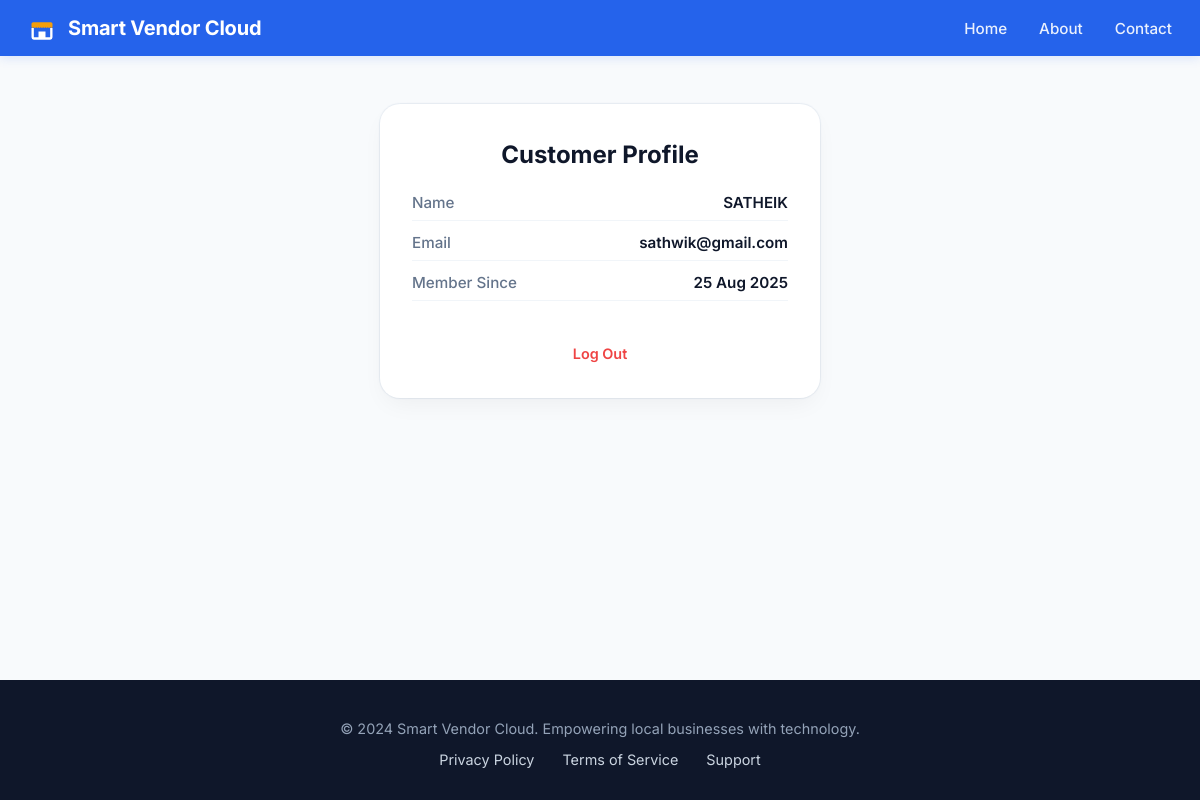
The app's page /customer/profile (signed in) with its own data.
### app.py (models this page shows)
class Customer(db.Model):
    __tablename__ = "customers"
    id = db.Column(db.Integer, primary_key=True)
    name = db.Column(db.String(120), nullable=False)
    email = db.Column(db.String(255), unique=True, nullable=False)
    password_hash = db.Column(db.String(255), nullable=False)
    phone = db.Column(db.String(20), nullable=True)
    created_at = db.Column(db.DateTime, default=datetime.utcnow)

### app.py (the view)
@app.route("/customer/profile")
@customer_login_required
def customer_profile():
    customer = Customer.query.get(session["customer_id"])
    return render_template("customer_profile.html", customer=customer)

### app.py (called while the page is built)
def customer_login_required(f):
    @wraps(f)
    def wrapper(*args, **kwargs):
        if "customer_id" not in session:
            return redirect(url_for("customer_login"))
        return f(*args, **kwargs)
    return wrapper

### templates/customer_profile.html
{% extends "base.html" %}
{% block content %}
<div class="card-container">
  <div class="content-card">
    <h2>Customer Profile</h2>
    <div class="profile-info">
      <p><span class="label">Name</span> <span class="value">{{ customer.name }}</span></p>
      <p><span class="label">Email</span> <span class="value">{{ customer.email }}</span></p>
      <p><span class="label">Member Since</span> <span class="value">{{ customer.created_at.strftime("%d %b %Y") }}</span></p>
    </div>
    <div class="card-footer">
      <a class="btn-logout" href="{{ url_for('customer_logout') }}">Log Out</a>
    </div>
  </div>
</div>
{% endblock %}

### static/styles.css (style rules this page uses)
* { box-sizing: border-box; margin: 0; padding: 0; }
body { font-family: 'Inter', -apple-system, BlinkMacSystemFont, "Segoe UI", Roboto, Helvetica, Arial, sans-serif; background-color: #F8FAFC; color: #1E293B; min-height: 100vh; display: flex; flex-direction: column; }
.card-container { max-width: 480px; width: 100%; margin: 48px auto; padding: 0 20px; }
.content-card { background: #FFFFFF; border-radius: 20px; padding: 36px 32px; box-shadow: 0 10px 25px -5px rgba(0, 0, 0, 0.05), 0 0 1px 1px rgba(226, 232, 240, 0.8); }
.content-card h2 { font-size: 1.5rem; font-weight: 700; color: #0F172A; margin-bottom: 24px; text-align: center; }
.card-footer { margin-top: 20px; text-align: center; font-size: 0.9rem; color: #64748B; }
.card-footer a, .portal-links a { color: #2563EB; text-decoration: none; font-weight: 600; }
.btn-logout { display: inline-block; margin-top: 24px; color: #EF4444 !important; font-weight: 600; text-decoration: none; }
.profile-info { margin: 16px 0; display: flex; flex-direction: column; gap: 12px; font-size: 0.95rem; }
.profile-info p { padding-bottom: 8px; border-bottom: 1px solid #F1F5F9; display: flex; justify-content: space-between; }
.profile-info span.label { color: #64748B; font-weight: 500; }
.profile-info span.value { color: #0F172A; font-weight: 600; }

### records on screen
Customer: name "SATHEIK", email "sathwik@gmail.com", created_at "25 Aug 2025"
